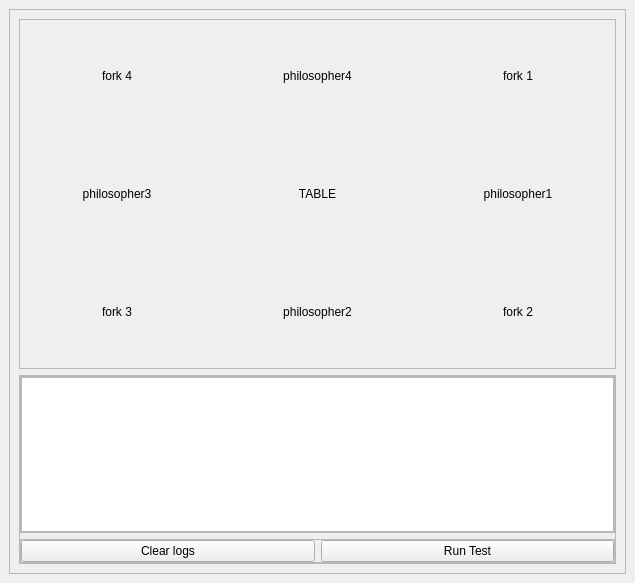
<?xml version="1.0" encoding="UTF-8"?>
<ui version="4.0">
 <class>MainWindow</class>
 <widget class="QMainWindow" name="MainWindow">
  <property name="geometry">
   <rect>
    <x>0</x>
    <y>0</y>
    <width>635</width>
    <height>583</height>
   </rect>
  </property>
  <property name="windowTitle">
   <string>MainWindow</string>
  </property>
  <widget class="QWidget" name="centralwidget">
   <layout class="QHBoxLayout" name="horizontalLayout">
    <item>
     <widget class="QFrame" name="left_frame">
      <property name="sizePolicy">
       <sizepolicy hsizetype="Preferred" vsizetype="Preferred">
        <horstretch>0</horstretch>
        <verstretch>0</verstretch>
       </sizepolicy>
      </property>
      <property name="frameShape">
       <enum>QFrame::StyledPanel</enum>
      </property>
      <property name="frameShadow">
       <enum>QFrame::Raised</enum>
      </property>
      <layout class="QVBoxLayout" name="verticalLayout">
       <property name="leftMargin">
        <number>9</number>
       </property>
       <property name="topMargin">
        <number>9</number>
       </property>
       <property name="rightMargin">
        <number>9</number>
       </property>
       <item>
        <widget class="QFrame" name="table_frame">
         <property name="minimumSize">
          <size>
           <width>350</width>
           <height>350</height>
          </size>
         </property>
         <property name="maximumSize">
          <size>
           <width>16777215</width>
           <height>16777215</height>
          </size>
         </property>
         <property name="frameShape">
          <enum>QFrame::StyledPanel</enum>
         </property>
         <property name="frameShadow">
          <enum>QFrame::Raised</enum>
         </property>
         <layout class="QVBoxLayout" name="verticalLayout_5">
          <property name="leftMargin">
           <number>0</number>
          </property>
          <property name="topMargin">
           <number>0</number>
          </property>
          <property name="rightMargin">
           <number>0</number>
          </property>
          <property name="bottomMargin">
           <number>0</number>
          </property>
          <item>
           <layout class="QGridLayout" name="gridLayout">
            <item row="3" column="3">
             <widget class="QLabel" name="label_fork_2">
              <property name="text">
               <string>&lt;html&gt;&lt;head/&gt;&lt;body&gt;&lt;p align=&quot;center&quot;&gt;fork 2&lt;/p&gt;&lt;/body&gt;&lt;/html&gt;</string>
              </property>
             </widget>
            </item>
            <item row="1" column="1">
             <widget class="QLabel" name="label_fork_4">
              <property name="text">
               <string>&lt;html&gt;&lt;head/&gt;&lt;body&gt;&lt;p align=&quot;center&quot;&gt;fork 4&lt;/p&gt;&lt;/body&gt;&lt;/html&gt;</string>
              </property>
             </widget>
            </item>
            <item row="1" column="3">
             <widget class="QLabel" name="label_fork_1">
              <property name="text">
               <string>&lt;html&gt;&lt;head/&gt;&lt;body&gt;&lt;p align=&quot;center&quot;&gt;fork 1&lt;/p&gt;&lt;/body&gt;&lt;/html&gt;</string>
              </property>
             </widget>
            </item>
            <item row="2" column="2">
             <widget class="QLabel" name="table_label">
              <property name="text">
               <string>&lt;html&gt;&lt;head/&gt;&lt;body&gt;&lt;p align=&quot;center&quot;&gt;TABLE&lt;/p&gt;&lt;/body&gt;&lt;/html&gt;</string>
              </property>
             </widget>
            </item>
            <item row="3" column="1">
             <widget class="QLabel" name="label_fork_3">
              <property name="text">
               <string>&lt;html&gt;&lt;head/&gt;&lt;body&gt;&lt;p align=&quot;center&quot;&gt;fork 3&lt;/p&gt;&lt;/body&gt;&lt;/html&gt;</string>
              </property>
             </widget>
            </item>
            <item row="2" column="3">
             <widget class="QLabel" name="label_philo_1">
              <property name="text">
               <string>&lt;html&gt;&lt;head/&gt;&lt;body&gt;&lt;p align=&quot;center&quot;&gt;philosopher1&lt;/p&gt;&lt;/body&gt;&lt;/html&gt;</string>
              </property>
             </widget>
            </item>
            <item row="3" column="2">
             <widget class="QLabel" name="label_philo_2">
              <property name="text">
               <string>&lt;html&gt;&lt;head/&gt;&lt;body&gt;&lt;p align=&quot;center&quot;&gt;philosopher2&lt;/p&gt;&lt;/body&gt;&lt;/html&gt;</string>
              </property>
             </widget>
            </item>
            <item row="2" column="1">
             <widget class="QLabel" name="label_philo_3">
              <property name="text">
               <string>&lt;html&gt;&lt;head/&gt;&lt;body&gt;&lt;p align=&quot;center&quot;&gt;philosopher3&lt;/p&gt;&lt;/body&gt;&lt;/html&gt;</string>
              </property>
             </widget>
            </item>
            <item row="1" column="2">
             <widget class="QLabel" name="label_philo_4">
              <property name="text">
               <string>&lt;html&gt;&lt;head/&gt;&lt;body&gt;&lt;p align=&quot;center&quot;&gt;philosopher4&lt;/p&gt;&lt;/body&gt;&lt;/html&gt;</string>
              </property>
             </widget>
            </item>
           </layout>
          </item>
         </layout>
        </widget>
       </item>
       <item>
        <widget class="QFrame" name="details_frame">
         <property name="frameShape">
          <enum>QFrame::StyledPanel</enum>
         </property>
         <property name="frameShadow">
          <enum>QFrame::Raised</enum>
         </property>
         <layout class="QVBoxLayout" name="verticalLayout_2">
          <property name="leftMargin">
           <number>0</number>
          </property>
          <property name="topMargin">
           <number>0</number>
          </property>
          <property name="rightMargin">
           <number>0</number>
          </property>
          <property name="bottomMargin">
           <number>0</number>
          </property>
          <item>
           <widget class="QFrame" name="console_frame">
            <property name="frameShape">
             <enum>QFrame::StyledPanel</enum>
            </property>
            <property name="frameShadow">
             <enum>QFrame::Raised</enum>
            </property>
            <layout class="QVBoxLayout" name="verticalLayout_6">
             <property name="leftMargin">
              <number>0</number>
             </property>
             <property name="topMargin">
              <number>0</number>
             </property>
             <property name="rightMargin">
              <number>0</number>
             </property>
             <property name="bottomMargin">
              <number>0</number>
             </property>
             <item>
              <widget class="QTextBrowser" name="console_text"/>
             </item>
            </layout>
           </widget>
          </item>
          <item>
           <widget class="QFrame" name="buttons_frame">
            <property name="frameShape">
             <enum>QFrame::StyledPanel</enum>
            </property>
            <property name="frameShadow">
             <enum>QFrame::Raised</enum>
            </property>
            <layout class="QHBoxLayout" name="horizontalLayout_3">
             <property name="leftMargin">
              <number>0</number>
             </property>
             <property name="topMargin">
              <number>0</number>
             </property>
             <property name="rightMargin">
              <number>0</number>
             </property>
             <property name="bottomMargin">
              <number>0</number>
             </property>
             <item>
              <widget class="QPushButton" name="btn_clear">
               <property name="text">
                <string>Clear logs</string>
               </property>
              </widget>
             </item>
             <item>
              <widget class="QPushButton" name="btn_run_test">
               <property name="enabled">
                <bool>true</bool>
               </property>
               <property name="text">
                <string>Run Test</string>
               </property>
              </widget>
             </item>
            </layout>
           </widget>
          </item>
         </layout>
        </widget>
       </item>
      </layout>
     </widget>
    </item>
   </layout>
  </widget>
 </widget>
 <resources/>
 <connections/>
</ui>
